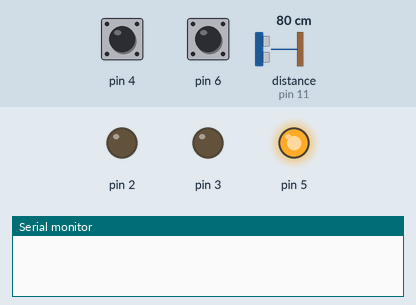
This sketch was run on a simulated Arduino Uno, built with avr-gcc and run on an emulated ATmega328P. On the bench: output pins drawn as LEDs (lit = HIGH), the last lines printed to the serial monitor. Dashed ring = blinking. The inputs (shaded band) are chosen by the test bench; at power-on: pin 4 HIGH, distance to the obstacle (sensor on pin 11) 80 cm, pin 6 HIGH. The echo pulse lasts 58.3 µs per cm; pins used as bus, display or sensor lines are not drawn.

Above: at 1.2 s.
1.3 s: pin 4 pulled LOW for 0.15 s
At 1.56 s:
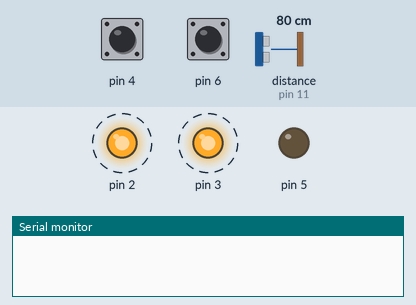
4.3 s: distance to the obstacle (sensor on pin 11) set to 12 cm
7.3 s: distance to the obstacle (sensor on pin 11) set to 9 cm
At 7.3 s:
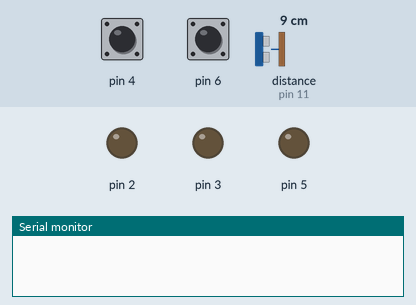
9.4 s: distance to the obstacle (sensor on pin 11) set to 18 cm
At 9.65 s:
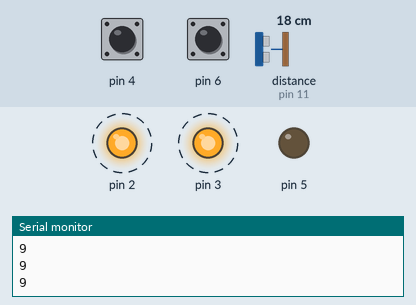
12.4 s: distance to the obstacle (sensor on pin 11) set to 2 cm
Timing chart, 0 to 14.9 s (numbered marks = the images above; inputs shaded):
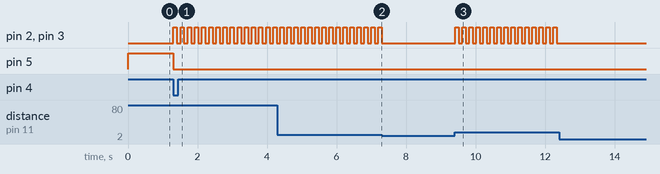

Measured:
- the behaviour switches between 11 and 10 cm on distance to the obstacle (sensor on pin 11) (found by bisection; images 1 and 2)
- after the input at 1.3 s, pin 2, pin 3: alternates HIGH for 0.10 s and LOW for 0.11 s, starting at once; pin 5: HIGH → LOW at once
- after the input at 7.3 s, pin 2, pin 3: stops changing and stays LOW
- after the input at 9.4 s, pin 2, pin 3: alternates HIGH for 0.10 s and LOW for 0.10 s, starting at once
- after the input at 12.4 s, pin 2, pin 3: stops changing and stays LOW

The sketch:

alarm.ino
```cpp
#define trigPin 12
#define echoPin 11

bool item = true;
int czas = 0;

void setup()
{
  Serial.begin(9600);
  pinMode(trigPin, OUTPUT);
  pinMode(echoPin, INPUT);
  pinMode(2, OUTPUT);
  pinMode(3, OUTPUT);
  pinMode(4, INPUT_PULLUP);
  pinMode(5, OUTPUT);
  pinMode(6, INPUT_PULLUP);
}

int zmierz_odl()
{
  long czas, dystans;

  digitalWrite(trigPin,LOW);
  delayMicroseconds(2);
  digitalWrite(trigPin,HIGH);
  delayMicroseconds(10);
  digitalWrite(trigPin,LOW);

  czas = pulseIn(echoPin,HIGH);
  dystans = czas/58;

  return dystans;
}

void zawyj(int x)
{
  int odl = zmierz_odl();
  while(odl > x)
  {
    digitalWrite(3, HIGH);
    digitalWrite(2, HIGH);
    delay(100);
    digitalWrite(3, LOW);
    digitalWrite(2, LOW);
    delay(100);
    odl = zmierz_odl();
    if(odl <= x) break;
    if(digitalRead(6)==LOW) break;;
  }

}

void loop()
{
  item = false;
  digitalWrite(5,HIGH);

  delay(200);
  while(digitalRead(4)==HIGH) {}

  digitalWrite(5,LOW);

  item = true;
  while(item)
  {
    zawyj(10);
    Serial.println(zmierz_odl());
    delay(500);
    if(digitalRead(6)==LOW) break;
  }
}
```
